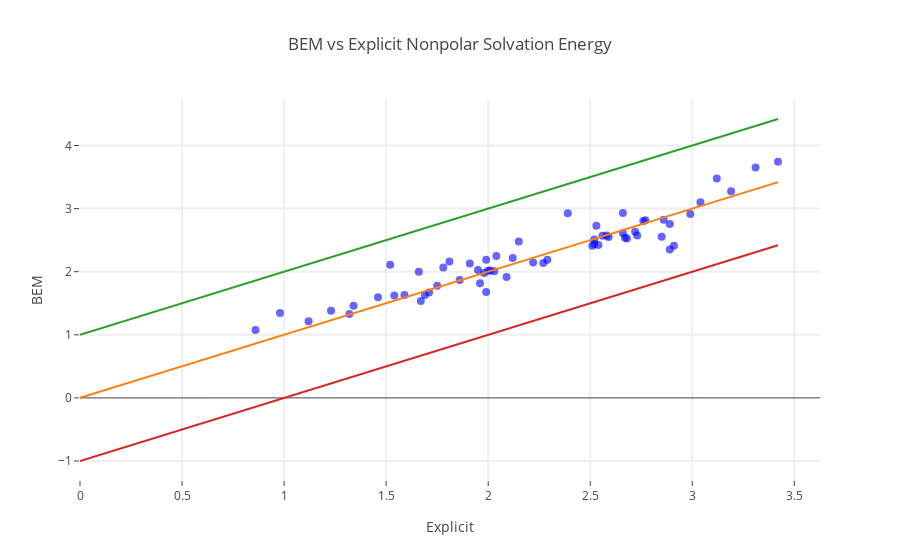

Notebook code cell kept with this figure:
### Code cell
import plotly.plotly as py
import plotly.graph_objs as go
from plotly.offline import download_plotlyjs, init_notebook_mode, plot, iplot
init_notebook_mode(connected=True)

bem_c = bem[index_clean]
mobley_c = mobley[index_clean]
names_c = names[index_clean]
volumes_c = volumes[index_clean]
areas_c = areas[index_clean]
test_charge_c = test_charge[index_clean]
smiles_c = smiles[index_clean]

key = 'Br'
key_true = numpy.chararray(len(bem_c), itemsize=10)
key_true[:] = 'blue'
for i in range(len(bem_c)):
    if key in smiles_c[i]:
        key_true[i] = 'red'
    
trace = go.Scatter(
            x = mobley_c,
            y = bem_c,
            text = smiles_c,
            mode='markers',
            marker = dict(size=8,
                        opacity=0.6, color=key_true),
#                        opacity=0.6, color=areas_c),
            hoverinfo = 'text')


max_val = numpy.max(mobley_c)
ref = go.Scatter( x = numpy.array([0,max_val]),
                  y = numpy.array([0,max_val]),
                  mode = 'lines'
                )

ref2 = go.Scatter( x = numpy.array([0,max_val]),
                  y = numpy.array([1,max_val+1]),
                  mode = 'lines'
                )
ref3 = go.Scatter( x = numpy.array([0,max_val]),
                  y = numpy.array([-1,max_val-1]),
                  mode = 'lines'
                )

data = [trace, ref, ref2, ref3]
    
layout= go.Layout(
    title= 'BEM vs Explicit Nonpolar Solvation Energy',
    hovermode= 'closest',
    xaxis= dict(
        title= 'Explicit',
        ticklen= 5,
        zeroline= False,
        gridwidth= 2,
    ),
    yaxis=dict(
        title= 'BEM',
        ticklen= 5,
        gridwidth= 2,
    ),
    showlegend= False
)
fig= go.Figure(data=data, layout=layout)
iplot(fig)

#Cross correlation
correl = numpy.corrcoef(bem_c, mobley_c)
print 'Correlation coeff bem: '
print correl

### Figure 1 — Plotly figure (JSON) as saved in the notebook; plotly's stock layout.template omitted (floating-point values rounded to 4 significant figures)
{"data": [{"hoverinfo": "text", "marker": {"color": ["blue", "blue", "blue", "blue", "blue", "blue", "blue", "blue", "blue", "blue", "blue", "blue", "blue", "blue", "blue", "blue", "blue", "blue", "blue", "blue", "blue", "blue", "blue", "blue", "blue", "blue", "blue", "blue", "blue", "blue", "blue", "blue", "blue", "blue", "blue", "blue", "blue", "blue", "blue", "blue", "blue", "blue", "blue", "blue", "blue", "blue", "blue", "blue", "blue", "blue", "blue", "blue", "blue", "blue", "blue", "blue", "blue", "blue", "blue", "blue", "blue", "blue"], "opacity": 0.6, "size": 8}, "mode": "markers", "text": ["CC(C)CC(C)(C)C", "CC(C)CCC(C)(C)C", "CCC(C)(C)C", "CCCC(C)(C)C", "CC(C)(C)C", "CC(C)C(C)C(C)C", "CC(C)C(C)C", "CCC(C)C(C)C", "CC(C)CC(C)C", "CCC(C)C", "CCCCC(C)C", "CCCC(C)C", "CC(C)(C)O", "CC(C)C", "CCC(C)(C)CC", "CC1=CNC2=CC=CC=C12", "CCCC(C)CC", "CCC(C)CC", "CC1=CN=CN1", "CC(=O)NC", "CC(=O)O", "C1=CC=CC=C1", "CCCC(=O)O", "CC1CCCCC1C", "C1CCCCC1", "C1CCCC1", "C1CC1", "CSC", "CC(=O)N", "CC", "CCS", "CCO", "CCOC(=O)C", "CCN", "C", "CS", "CO", "CC(=O)OC", "CCSC", "CN", "CC1CCCCC1", "CC1CCCC1", "CCCC", "CCCCN", "CCCCCCCCCC", "CCCCCCC", "CCCCCC", "CCCCCCCCC", "CCCCCCCC", "CCCCC", "CCCCCC1CCCC1", "CCCN", "CCCC1CCCC1", "CC1=CC=C(C=C1)O", "C1=CC=C(C=C1)O", "CCCO", "CC(C)O", "CCC", "CCC(=O)O", "CC(=O)C", "CC1=CC=CC=C1", "CC1CCC(CC1)C"], "type": "scatter", "uid": "e3a92a10-f307-46ac-bd88-3947d702b53a", "x": [2.91, 2.86, 2.52, 2.89, 2.59, 2.85, 2.68, 2.66, 2.89, 2.51, 2.99, 2.77, 2.22, 2.73, 2.52, 0.98, 2.76, 2.72, 0.86, 1.54, 1.12, 2, 1.46, 2.03, 1.66, 1.52, 2.67, 1.96, 1.32, 2.58, 2.09, 1.75, 1.91, 1.86, 2.54, 1.99, 1.67, 1.71, 2.27, 1.69, 1.81, 2.12, 2.53, 2.29, 3.42, 3.19, 3.04, 3.31, 3.12, 2.66, 2.39, 1.78, 2.15, 1.59, 1.34, 1.98, 2.01, 2.56, 1.23, 1.95, 1.99, 2.04], "y": [2.412, 2.825, 2.439, 2.755, 2.548, 2.552, 2.527, 2.614, 2.351, 2.413, 2.916, 2.815, 2.146, 2.576, 2.512, 1.346, 2.802, 2.634, 1.075, 1.624, 1.216, 2.016, 1.596, 2.007, 1.997, 2.111, 2.538, 1.815, 1.33, 2.576, 1.918, 1.778, 2.129, 1.867, 2.422, 1.678, 1.534, 1.672, 2.139, 1.631, 2.162, 2.218, 2.728, 2.189, 3.743, 3.277, 3.101, 3.65, 3.477, 2.928, 2.924, 2.067, 2.481, 1.632, 1.462, 1.981, 2.019, 2.569, 1.382, 2.026, 2.188, 2.25]}, {"mode": "lines", "type": "scatter", "uid": "ba688e63-97a8-4412-bb5c-eee66a65bab6", "x": [0, 3.42], "y": [0, 3.42]}, {"mode": "lines", "type": "scatter", "uid": "76568ebb-e614-4156-9e2a-e047d3166388", "x": [0, 3.42], "y": [1, 4.42]}, {"mode": "lines", "type": "scatter", "uid": "6b76c749-0a51-4a62-9e22-320f81178b8b", "x": [0, 3.42], "y": [-1, 2.42]}], "layout": {"hovermode": "closest", "showlegend": false, "title": {"text": "BEM vs Explicit Nonpolar Solvation Energy"}, "xaxis": {"gridwidth": 2, "ticklen": 5, "title": {"text": "Explicit"}, "zeroline": false}, "yaxis": {"gridwidth": 2, "ticklen": 5, "title": {"text": "BEM"}}}}
